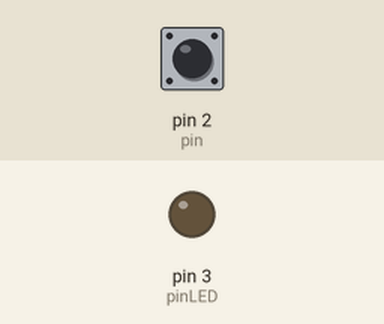
This sketch was run on a simulated Arduino Uno, built with avr-gcc and run on an emulated ATmega328P. On the bench: output pins drawn as LEDs (lit = HIGH). Dashed ring = blinking. The test bench sets the inputs (shaded band); at power-on: pin 2 (pin) LOW. What the sketch prints to the serial monitor is not drawn.

Above: at 1.2 s.
1.3 s: pin 2 (pin) driven HIGH
At 1.7 s:
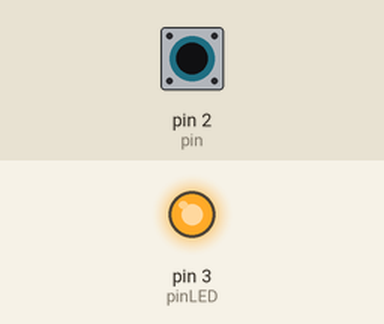
2.8 s: pin 2 (pin) driven LOW
At 4.0 s:
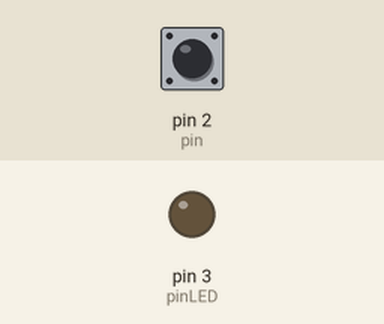
5.8 s: pin 2 (pin) pulsed HIGH 2 times (0.12 s each, 0.3 s apart)
At 5.86 s:
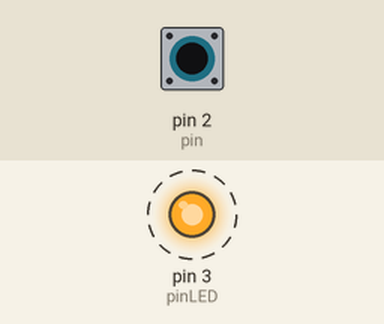
9.4 s: pin 2 (pin) pulsed HIGH 5 times (0.12 s each, 0.3 s apart)
At 12.0 s:
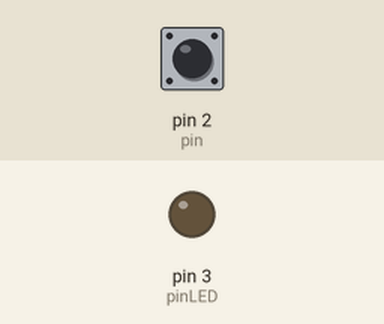
Timing chart, 0 to 13.4 s (numbered marks = the images above; inputs shaded):
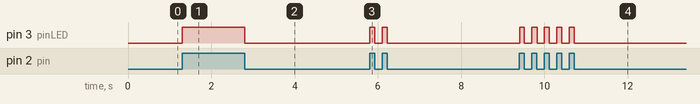

Measured:
- after the input at 1.3 s, pin 3 (pinLED): LOW → HIGH at once
- after the input at 2.8 s, pin 3 (pinLED): HIGH → LOW at once
- after the input at 5.8 s, pin 3 (pinLED): alternates HIGH for 0.12 s and LOW for 0.18 s, 4 changes in all, then stays LOW, starting at once
- after the input at 9.4 s, pin 3 (pinLED): alternates HIGH for 0.12 s and LOW for 0.18 s, 10 changes in all, then stays LOW, starting at once

The sketch:

serial_write_1byte_with_sw.ino
```cpp
const int pin = 2;
const int pinLED = 3;
int stateSW;

void setup(){
  Serial.begin(9600);
  pinMode(pin, INPUT);
  pinMode(pinLED, OUTPUT);
  stateSW = 0;
}

void loop(){
  stateSW = digitalRead(pin);
  //Serial.println(stateSW);
  if(stateSW == 1){
    Serial.write(1);
    digitalWrite(pinLED,HIGH);
  }else{
    Serial.write(0);
    digitalWrite(pinLED,LOW);
  }
}
```
